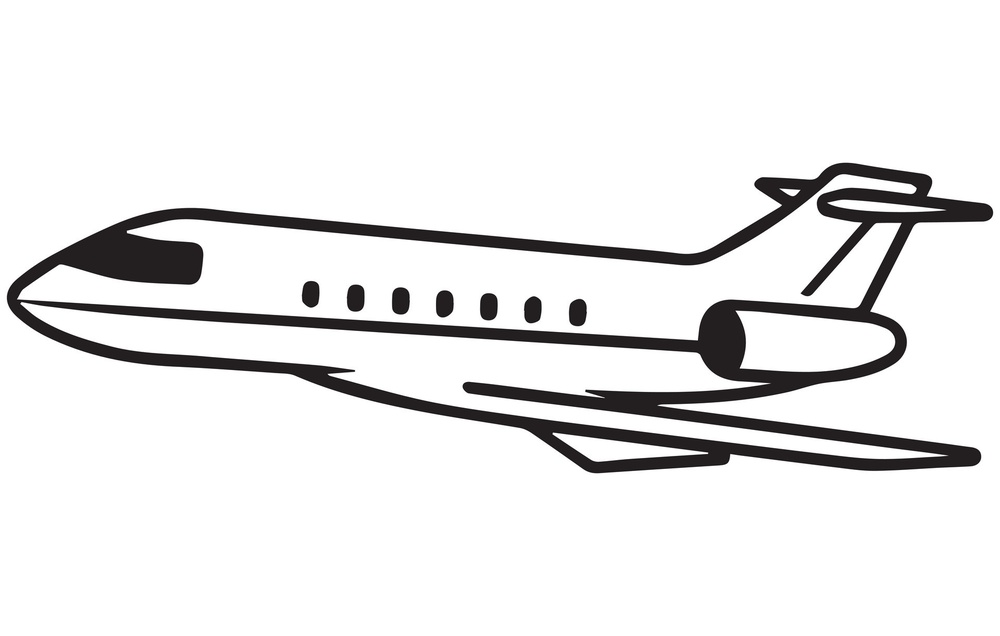
#> input picture aviao_vetor.jpeg, 1000 x 636 px, shrunk from 1920 x 1222 before the run
$ jupyter execute processing.ipynb
#> lines starting #> are read from the running program, lines starting #| are printed output that depends on the picture; after the words box and inside, x2 and y2 are one past the last pixel; in counts of white or black regions, pixels touching at a corner belong together
[cell 1]
import cv2
import numpy as np
from matplotlib import pyplot as plt

[cell 2]
img = cv2.imread('aviao_vetor.jpeg')
#> img is the input picture: shape (636, 1000, 3); mean B, G, R 232.6, 232.5, 232.9

img_gray = cv2.cvtColor(img, cv2.COLOR_BGR2GRAY)
blurred = cv2.GaussianBlur(img_gray, (5, 5), 0)
edges = cv2.Canny(blurred, 100, 200)
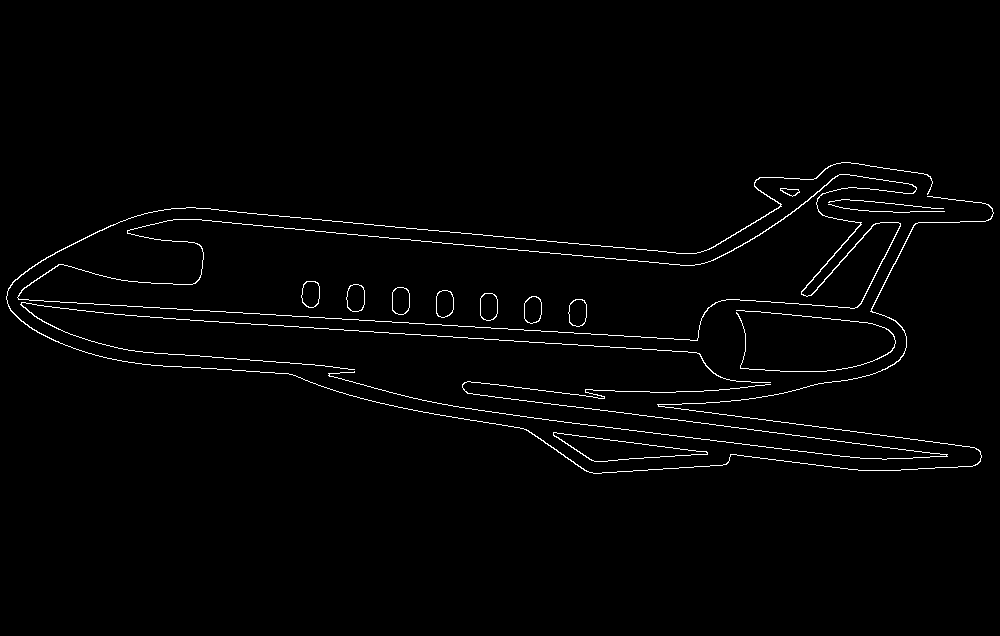
#> edges: shape (636, 1000); 1.6% white in thin lines or dots, all inside (x1, y1, x2, y2) = (6, 162, 994, 474)

plt.subplot(121),plt.imshow(img,cmap = 'gray')
plt.title('Original Image'), plt.xticks([]), plt.yticks([])
plt.subplot(122),plt.imshow(edges,cmap = 'gray')
plt.title('Edge Image'), plt.xticks([]), plt.yticks([])
plt.show()
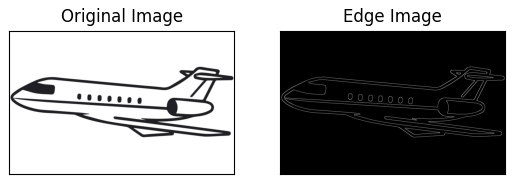
#> figure drawn by matplotlib, 2 panels; B, G, R data is drawn as R, G, B

[cell 3]
ret, thresh = cv2.threshold(img_gray, 127, 255, 0)
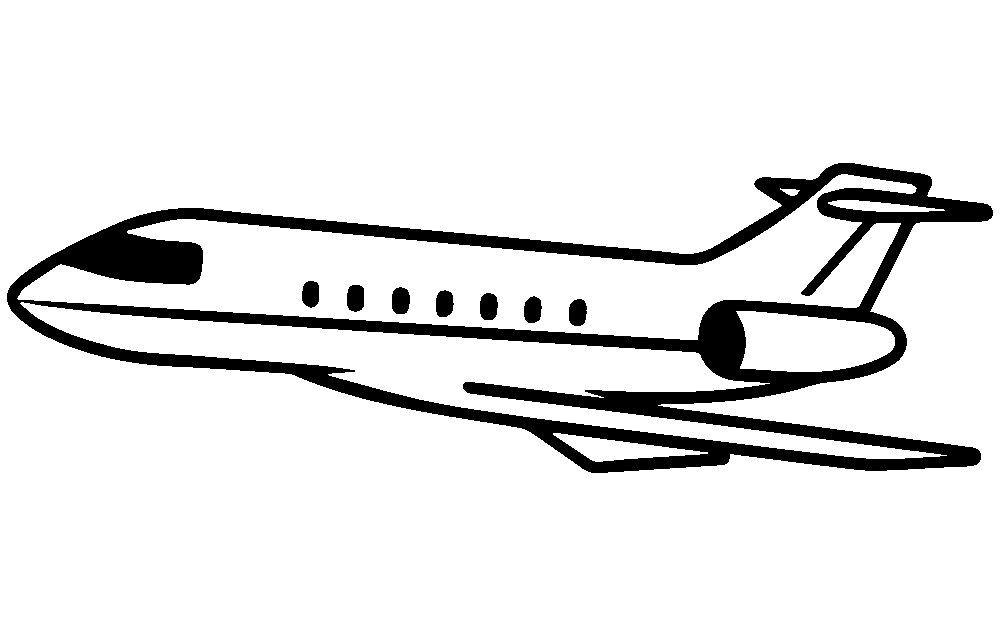
#> thresh: shape (636, 1000); 90.2% white; 8 black regions
contours, hierarchy = cv2.findContours(thresh, cv2.RETR_TREE, cv2.CHAIN_APPROX_NONE)
#> contours = 15 contours; largest, box (x1, y1, x2, y2) and area: (0, 0, 1000, 636) 634365, (6, 162, 994, 474) 168680, (17, 174, 917, 340) 59764, (20, 302, 947, 459) 34868, (736, 311, 895, 372) 7284
contours = sorted(contours, key=cv2.contourArea, reverse=True)[1:100]
#> contours = 14 contours; largest, box (x1, y1, x2, y2) and area: (6, 162, 994, 474) 168680, (17, 174, 917, 340) 59764, (20, 302, 947, 459) 34868, (736, 311, 895, 372) 7284, (553, 433, 708, 462) 1827
contours
#> Out has the same summary as contours

[cell 4]
fig = plt.figure()
ax = fig.add_subplot(111)
ax.set_aspect('equal')

for contour in contours:
    x = contour[:, :, 0].reshape(-1,)
    y = -contour[:, :, 1].reshape(-1,)
    ax.plot(x, y)
#> this loop made 14 passes

plt.show()
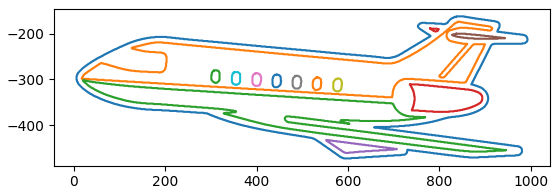
#> figure drawn by matplotlib, 1 panel
